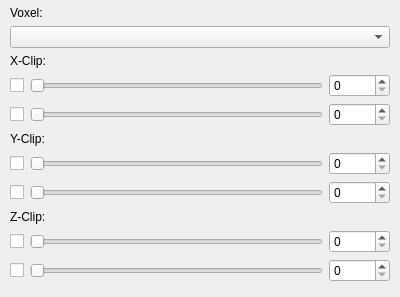
<?xml version="1.0" encoding="UTF-8"?>
<ui version="4.0">
 <class>VoxelClipPlaneWidget</class>
 <widget class="QWidget" name="VoxelClipPlaneWidget">
  <property name="geometry">
   <rect>
    <x>0</x>
    <y>0</y>
    <width>400</width>
    <height>297</height>
   </rect>
  </property>
  <property name="windowTitle">
   <string>VoxelClipPlaneWidget</string>
  </property>
  <layout class="QGridLayout" name="gridLayout">
   <property name="leftMargin">
    <number>10</number>
   </property>
   <property name="topMargin">
    <number>0</number>
   </property>
   <property name="rightMargin">
    <number>10</number>
   </property>
   <property name="bottomMargin">
    <number>15</number>
   </property>
   <item row="12" column="2">
    <widget class="QSpinBox" name="spb_invZClip">
     <property name="maximum">
      <number>30000</number>
     </property>
    </widget>
   </item>
   <item row="8" column="1">
    <widget class="QSlider" name="hsld_yClip">
     <property name="orientation">
      <enum>Qt::Horizontal</enum>
     </property>
    </widget>
   </item>
   <item row="9" column="1">
    <widget class="QSlider" name="hsld_invYClip">
     <property name="orientation">
      <enum>Qt::Horizontal</enum>
     </property>
     <property name="invertedAppearance">
      <bool>false</bool>
     </property>
    </widget>
   </item>
   <item row="11" column="2">
    <widget class="QSpinBox" name="spb_zClip">
     <property name="maximum">
      <number>30000</number>
     </property>
    </widget>
   </item>
   <item row="6" column="2">
    <widget class="QSpinBox" name="spb_invXClip">
     <property name="maximum">
      <number>30000</number>
     </property>
    </widget>
   </item>
   <item row="5" column="1">
    <widget class="QSlider" name="hsld_xClip">
     <property name="orientation">
      <enum>Qt::Horizontal</enum>
     </property>
     <property name="invertedAppearance">
      <bool>false</bool>
     </property>
     <property name="invertedControls">
      <bool>false</bool>
     </property>
     <property name="tickPosition">
      <enum>QSlider::NoTicks</enum>
     </property>
    </widget>
   </item>
   <item row="11" column="1">
    <widget class="QSlider" name="hsld_zClip">
     <property name="orientation">
      <enum>Qt::Horizontal</enum>
     </property>
    </widget>
   </item>
   <item row="5" column="2">
    <widget class="QSpinBox" name="spb_xClip">
     <property name="maximum">
      <number>30000</number>
     </property>
     <property name="value">
      <number>0</number>
     </property>
    </widget>
   </item>
   <item row="8" column="2">
    <widget class="QSpinBox" name="spb_yClip">
     <property name="maximum">
      <number>30000</number>
     </property>
    </widget>
   </item>
   <item row="12" column="1">
    <widget class="QSlider" name="hsld_invZClip">
     <property name="orientation">
      <enum>Qt::Horizontal</enum>
     </property>
     <property name="invertedAppearance">
      <bool>false</bool>
     </property>
    </widget>
   </item>
   <item row="9" column="2">
    <widget class="QSpinBox" name="spb_invYClip">
     <property name="maximum">
      <number>30000</number>
     </property>
    </widget>
   </item>
   <item row="6" column="1">
    <widget class="QSlider" name="hsld_invXClip">
     <property name="orientation">
      <enum>Qt::Horizontal</enum>
     </property>
     <property name="invertedAppearance">
      <bool>false</bool>
     </property>
     <property name="invertedControls">
      <bool>false</bool>
     </property>
    </widget>
   </item>
   <item row="5" column="0">
    <widget class="QCheckBox" name="ckb_xClip">
     <property name="text">
      <string/>
     </property>
     <property name="checked">
      <bool>false</bool>
     </property>
    </widget>
   </item>
   <item row="1" column="0" colspan="2">
    <widget class="QLabel" name="lb_voxel">
     <property name="text">
      <string>Voxel:</string>
     </property>
    </widget>
   </item>
   <item row="2" column="0" colspan="3">
    <widget class="QComboBox" name="cbb_voxel"/>
   </item>
   <item row="3" column="0" colspan="2">
    <widget class="QLabel" name="lb_xClip">
     <property name="text">
      <string>X-Clip:</string>
     </property>
    </widget>
   </item>
   <item row="7" column="0" colspan="2">
    <widget class="QLabel" name="lb_yClip">
     <property name="text">
      <string>Y-Clip:</string>
     </property>
    </widget>
   </item>
   <item row="10" column="0" colspan="2">
    <widget class="QLabel" name="lb_zClip">
     <property name="text">
      <string>Z-Clip:</string>
     </property>
    </widget>
   </item>
   <item row="6" column="0">
    <widget class="QCheckBox" name="ckb_invXClip">
     <property name="text">
      <string/>
     </property>
    </widget>
   </item>
   <item row="8" column="0">
    <widget class="QCheckBox" name="ckb_yClip">
     <property name="text">
      <string/>
     </property>
    </widget>
   </item>
   <item row="9" column="0">
    <widget class="QCheckBox" name="ckb_invYClip">
     <property name="text">
      <string/>
     </property>
    </widget>
   </item>
   <item row="11" column="0">
    <widget class="QCheckBox" name="ckb_zClip">
     <property name="text">
      <string/>
     </property>
    </widget>
   </item>
   <item row="12" column="0">
    <widget class="QCheckBox" name="ckb_invZClip">
     <property name="text">
      <string/>
     </property>
    </widget>
   </item>
   <item row="0" column="0" colspan="3">
    <widget class="TitleBar" name="titleBar" native="true"/>
   </item>
   <item row="13" column="0" colspan="3">
    <spacer name="vspr_bottom">
     <property name="orientation">
      <enum>Qt::Vertical</enum>
     </property>
     <property name="sizeHint" stdset="0">
      <size>
       <width>20</width>
       <height>219</height>
      </size>
     </property>
    </spacer>
   </item>
  </layout>
 </widget>
 <layoutdefault spacing="6" margin="11"/>
 <customwidgets>
  <customwidget>
   <class>TitleBar</class>
   <extends>QWidget</extends>
   <header>titlebar.hpp</header>
   <container>1</container>
  </customwidget>
 </customwidgets>
 <resources/>
 <connections/>
</ui>
